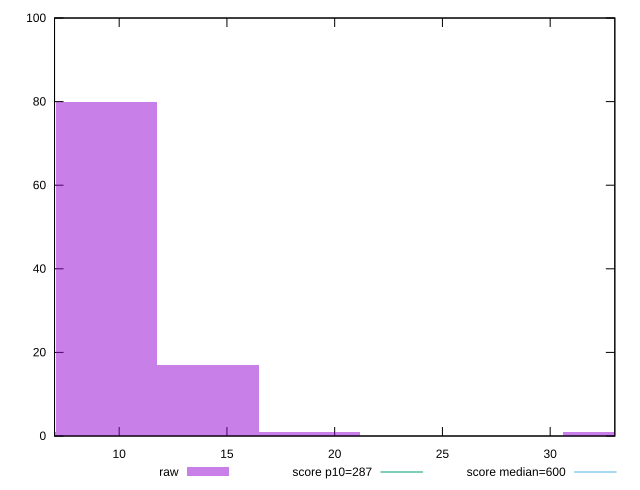

Here is the gnuplot script that generated this plot:
reset

$raw <<EOF
9.412667808627036 80
14.119001712940555 17
32.94433733019463 1
18.825335617254073 1
4.706333904313518 1
EOF

set key outside below
set boxwidth 4.706333904313518
set xrange [7:33.00000000000023]
set yrange [0:100]
set trange [0:100]
set style fill transparent solid 0.5 noborder

set parametric
set terminal svg size 640, 490 enhanced background rgb 'white'
set output "report_00016_2021-02-10T13-31-48.338Z/total-blocking-time/samples/pages+cached+noadtech/raw/histogram.svg"

plot $raw title "raw" with boxes, \
     287,t title "score p10=287", \
     600,t title "score median=600"

reset
